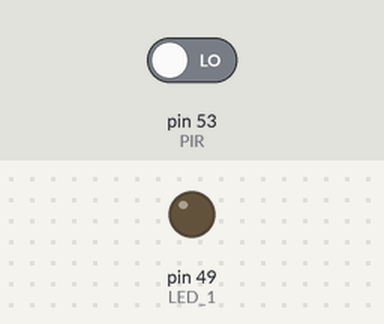
The sketch below on a simulated Arduino Mega 2560, built with avr-gcc and run on an emulated ATmega2560. Parts: output pins drawn as LEDs (lit = HIGH). The inputs (shaded band) are chosen by the test bench; at power-on: pin 53 (PIR) LOW. What the sketch prints to the serial monitor is not drawn.

Above: at 1.2 s.
1.3 s: pin 53 (PIR) driven HIGH
At 2.0 s:
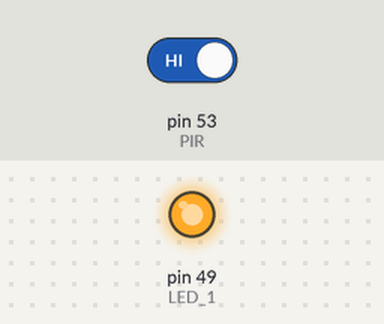
2.8 s: pin 53 (PIR) driven LOW
At 3.2 s:
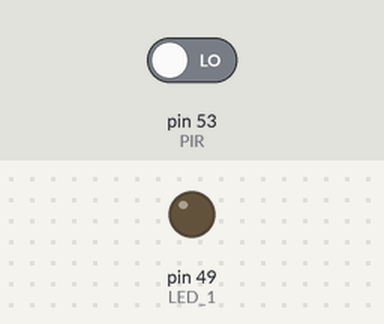
Timing chart, 0 to 5.8 s (numbered marks = the images above; inputs shaded):
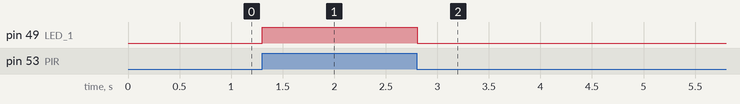

Measured:
- after the input at 1.3 s, pin 49 (LED_1): LOW → HIGH at once
- after the input at 2.8 s, pin 49 (LED_1): HIGH → LOW at once

The sketch:

Teste_PIR.ino
```cpp
/*
                 Arduino Uno/Mega
                 -----------------
             /|\|                 |
              | |                 |
              --| RST             |
                |                 |        -+
    LED_1  <--  | 49              |- <- Rx  -  Cabo USB
    PIR    <--  | 53              |- -> Tx  -
                |                 |        -+
                |                 |
*/

#define LED_1 49 //define o pino de controle do LED como 49
#define PIR 53 //define o pino de entrada do pir como 53

int estado_LED1 = LOW; //Variavel que informa o estado do LED


void setup() {
  /* Comunicação serial com o computador */
  Serial.begin(9600);
  while (!Serial);
  /* Configuração dos pinos como entrada ou saída */
  pinMode(LED_1, OUTPUT);
  pinMode(PIR, INPUT);
}

void tarefa_1(){

  int movimento= digitalRead(PIR);
  /* Lógica para fazer o LED acender caso detectado movimento*/
  if (movimento == HIGH)
      estado_LED1 = HIGH;
  else
      estado_LED1 = LOW;
      digitalWrite(LED_1, estado_LED1);
      Serial.println(movimento);
}

void loop() {
  // put your main code here, to run repeatedly:
  tarefa_1();
}
```
